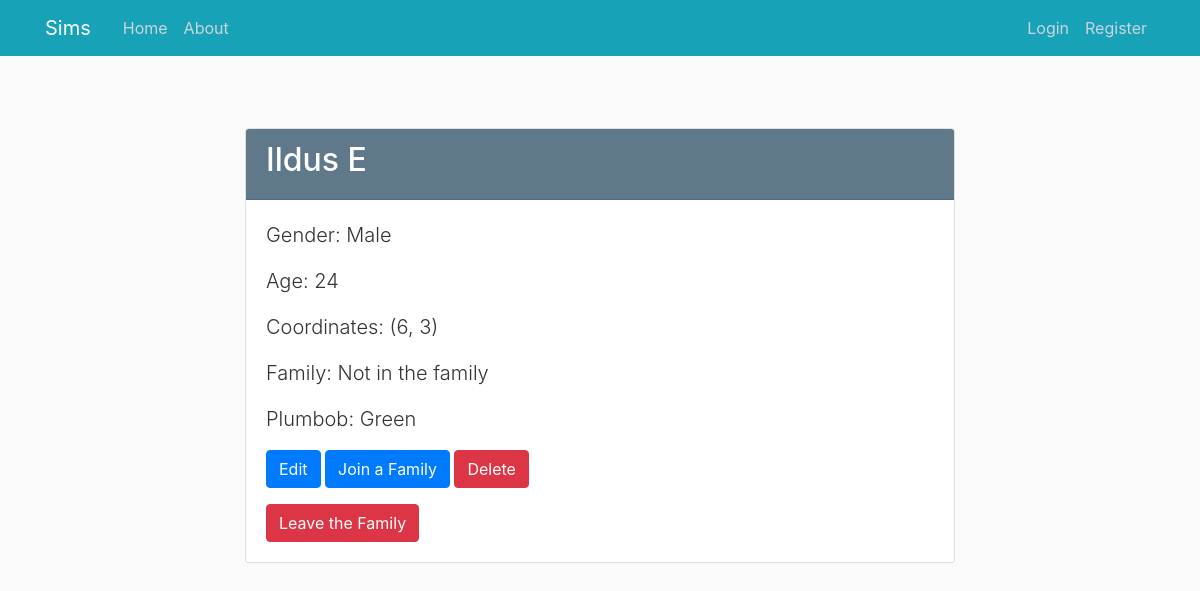
The app's page /human/1, older data.
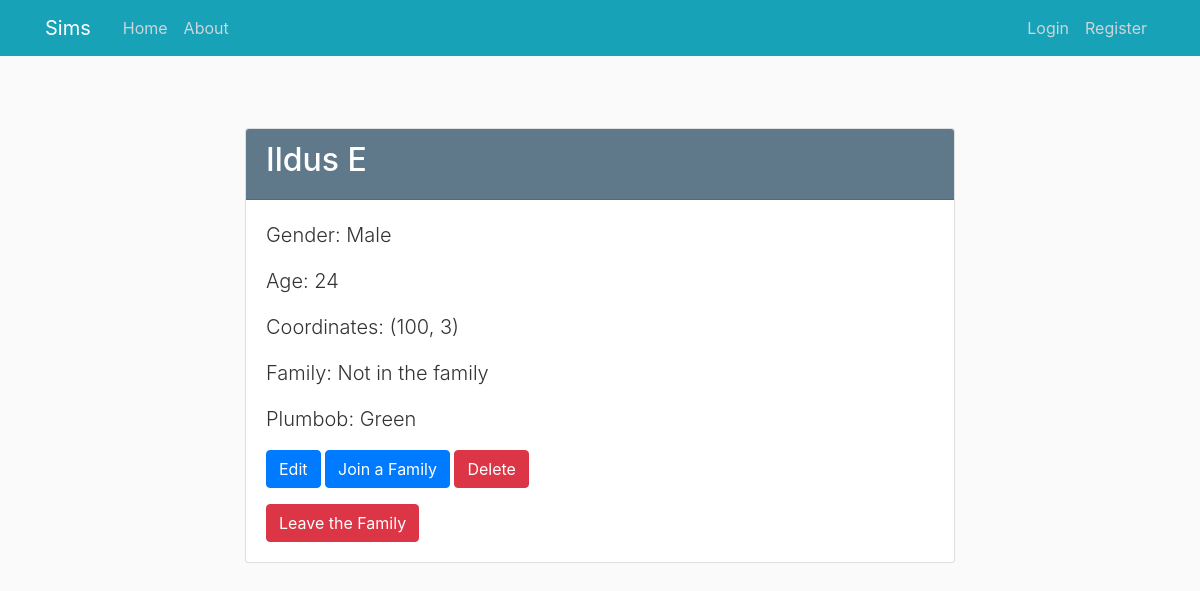
The same page, newer data.
### sims/models.py (models this page shows, shortened)
class Human(db.Model):
    id = db.Column(db.Integer, primary_key=True)
    name = db.Column(db.String(100), nullable=False)
    surname = db.Column(db.String(100), nullable=False)
    age = db.Column(db.Integer, nullable=False)
    x_coordinate = db.Column(db.Integer, nullable=False, default=0)
    y_coordinate = db.Column(db.Integer, nullable=False, default=0)
    family_id = db.Column(db.Integer, db.ForeignKey('family.id'))
    gender = db.Column(db.Enum(Gender), nullable=False)
    plumbob = db.Column(db.Enum(Plumbob), default=Plumbob.GREEN)

### sims/humans/routes.py (the view)
@humans.route("/human/<int:human_id>")
def human(human_id):
    human = Human.query.get_or_404(human_id)
    family = Family.query.get(human.family_id)
    return render_template('humans/human.html', human=human, family=family)

### sims/templates/humans/human.html (shortened to what this page needs)
{% extends "layout.html" %}
{% block content %}
    <div class="container mt-5">
        <div class="row justify-content-center">
            <div class="col-md-8">
                <div class="card">
                    <div class="card-header bg-steel text-white">
                        <h2 class="text-white">{{ human.name }} {{ human.surname }}</h2>
                    </div>
                    <div class="card-body">
                        <p class="lead">Gender: {{ human.gender.value }}</p>
                        <p class="lead">Age: {{ human.age }}</p>
                        <p class="lead">Coordinates: ({{ human.x_coordinate }}, {{ human.y_coordinate }})</p>
                        {% if family %}
                            <p class="lead">Family: {{ family.name }}</p>
                        {% else %}
                            <p class="lead">Family: Not in the family</p>
                        {% endif %}
                        <p class="lead">Plumbob: {{ human.plumbob.value }}</p>
                        <div class="mt-3">
                            <a href="{{ url_for('humans.update_human', human_id=human.id) }}" class="btn btn-primary">Edit</a>
                            <a href="{{ url_for('families.families_human', human_id=human.id) }}"
                               class="btn btn-primary">Join a Family</a>
                            <button class="btn btn-danger" id="deleteBtn" data-toggle="modal"
                                    data-target="#deleteModal">Delete
                            </button>
                            <form class="mt-3" action="{{ url_for('humans.human_leave_family', human_id=human.id) }}" method="POST">
                                <input class="btn btn-danger" type="submit" value="Leave the Family">
                            </form>
                        </div>
                    </div>
                </div>
            </div>
        </div>
    </div>
{% endblock content %}

### sims/templates/layout.html (shortened to what this page needs)
<!DOCTYPE html>
<html>
<head>
    <link rel="stylesheet" href="https://maxcdn.bootstrapcdn.com/bootstrap/4.0.0/css/bootstrap.min.css"
>
    <link rel="stylesheet" type="text/css" href="{{ url_for('static', filename='main.css') }}">
</head>
<body>
<header class="site-header">
    <nav class="navbar navbar-expand-md navbar-dark bg-info fixed-top">
        <div class="container">
            <a class="navbar-brand mr-4" href="/">Sims</a>
            <div class="collapse navbar-collapse" id="navbarToggle">
                <div class="navbar-nav mr-auto">
                    <a class="nav-item nav-link" href="{{ url_for('main.home') }}">Home</a>
                    <a class="nav-item nav-link" href="{{ url_for('main.about') }}">About</a>
                </div>
                <div class="navbar-nav">
                    {% if current_user.is_authenticated %}
                        <a class="nav-item nav-link" href="{{ url_for('users.account') }}">Account</a>
                        <a class="nav-item nav-link" href="{{ url_for('users.logout') }}">Logout</a>
                    {% else %}
                        <a class="nav-item nav-link" href="{{ url_for('users.login') }}">Login</a>
                        <a class="nav-item nav-link" href="{{ url_for('users.register') }}">Register</a>
                    {% endif %}
                </div>
            </div>
        </div>
    </nav>
</header>
<main role="main" class="container">
    <div class="row">
        <div class="col-md-12">
            {% block content %}{% endblock %}
        </div>
    </div>
</main>
</body>
</html>

### sims/static/main.css (style rules this page uses)
body { background: #fafafa; color: #333333; margin-top: 5rem; }
h1, h2, h3, h4, h5, h6 { color: #444444; }
.bg-steel { background-color: #5f788a; }
.site-header .navbar-nav .nav-link { color: #cbd5db; }

Row changes from the older to the newer data that the page shows:
changed Human "Ildus": x_coordinate "6" → "100"
